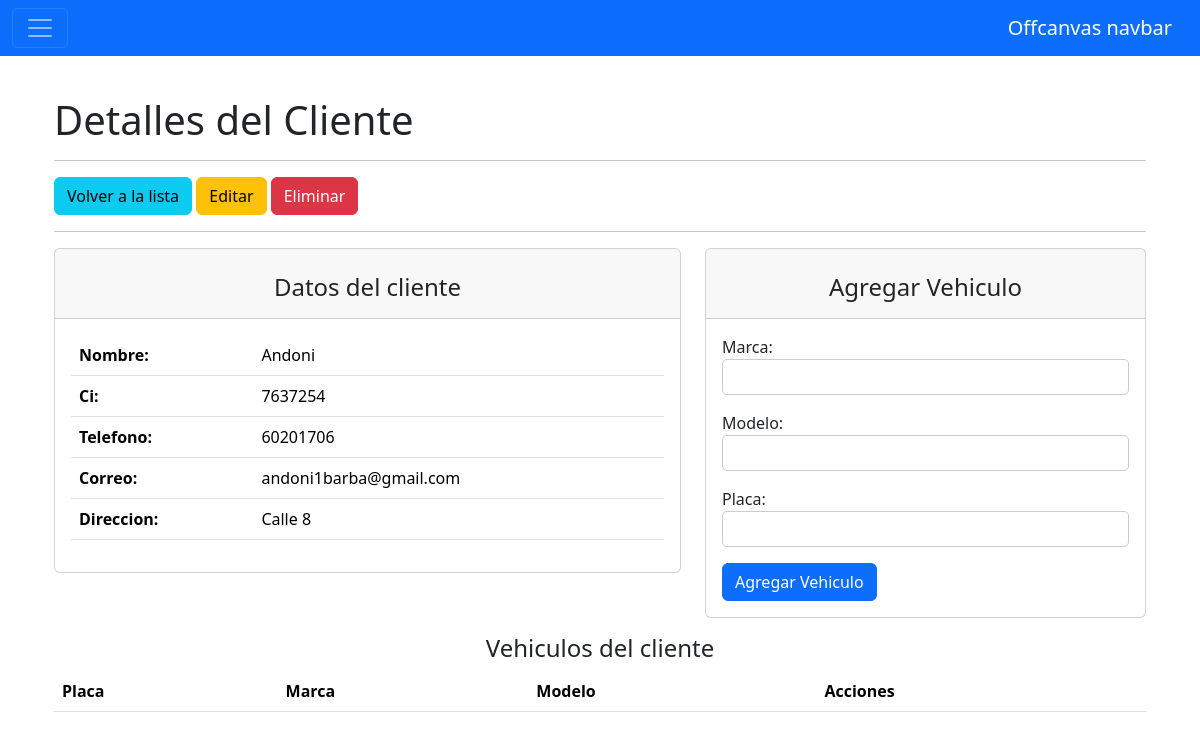
The page /administracion/clientes/1/ on the database as committed earlier.
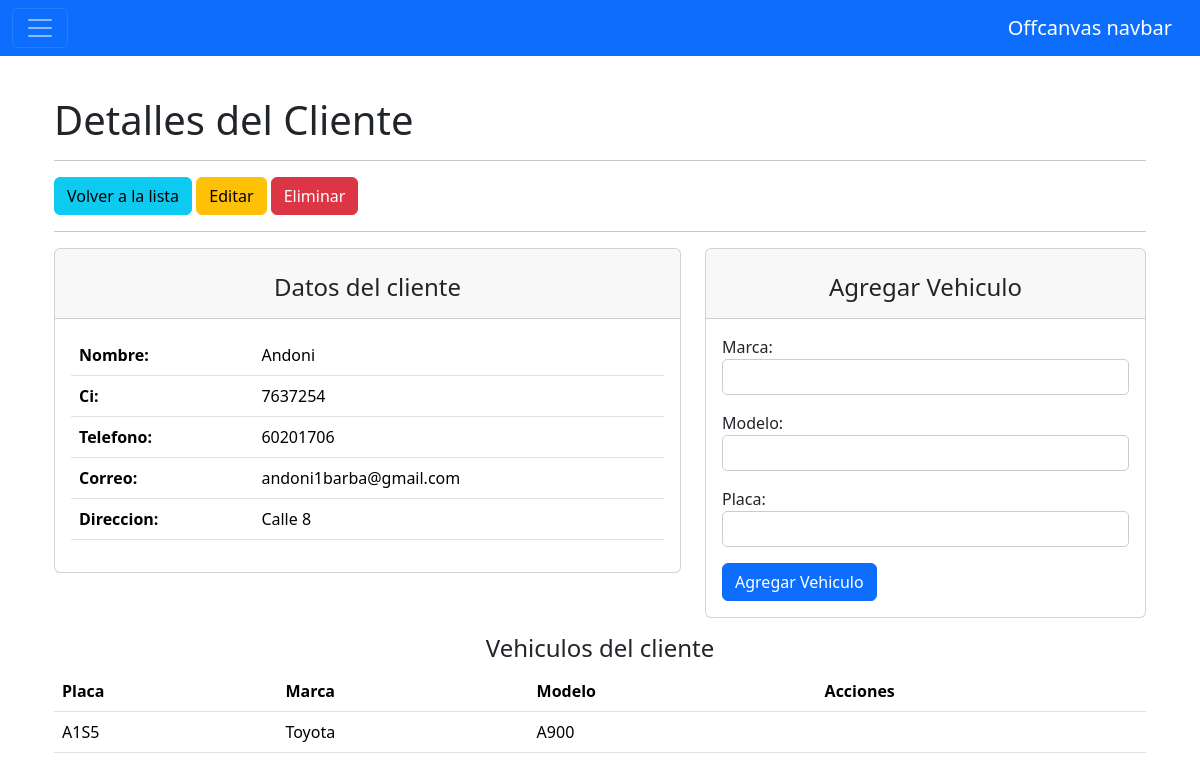
The same page on the database as committed later.
### administracion/models.py (models this page shows, shortened)
class Vehiculo(models.Model):
    cliente = models.ForeignKey(Cliente, on_delete=models.CASCADE)
    marca = models.CharField(max_length=200)
    modelo = models.CharField(max_length=200)
    placa = models.CharField(max_length=7)

### administracion/views.py (the view, shortened to what this page needs)
# urls.py: path('clientes/<int:pk>/', views.ClienteDetailView.as_view(), name='detalle_cliente'),
class ClienteDetailView(DetailView):
    model = Cliente
    template_name = 'administracion/clientes/detail.html'
    context_object_name = 'cliente'
    def get_context_data(self, **kwargs):
        context = super().get_context_data(**kwargs)
        context['vehiculo_form'] = VehiculoForm(initial={'cliente': self.object})
        return context

### administracion/forms.py
class VehiculoForm(forms.ModelForm):
    class Meta:
        model = Vehiculo
        fields = ['cliente', 'marca', 'modelo', 'placa']
        widgets = {
            'cliente': forms.HiddenInput(),
        }

### administracion/templates/administracion/clientes/detail.html (shortened to what this page needs)
{% extends "administracion/base/base.html" %}
{% block content %}
    <div class="container">
        <h1>Detalles del Cliente</h1>
        <hr>
        <a href="{% url 'administracion:clientes' %}" class="btn btn-info">Volver a la lista</a>
        <a href=" " class="btn btn-warning">Editar</a>
        <a href=" " class="btn btn-danger">Eliminar</a>
        <hr>
        <div class="row">
            <div class="col-md-7">
                <div class="card">
                    <div class="card-header">
                        <h4 class="text-center mt-3">Datos del cliente</h4>
                    </div>
                    <div class="card-body">
                        <table class="table">
                            <tbody>
                                <tr>
                                    <td><strong>Nombre:</strong></td>
                                    <td>{{ cliente.nombre }}</td>
                                </tr>
                                <tr>
                                    <td><strong>Ci:</strong></td>
                                    <td>{{ cliente.ci }}</td>
                                </tr>
                                <tr>
                                    <td><strong>Telefono:</strong></td>
                                    <td>{{ cliente.telefono }}</td>
                                </tr>
                                <tr>
                                    <td><strong>Correo:</strong></td>
                                    <td>{{ cliente.email }}</td>
                                </tr>
                                <tr>
                                    <td><strong>Direccion:</strong></td>
                                    <td>{{ cliente.direccion }}</td>
                                </tr>
                            </tbody>
                        </table>
                    </div>
                </div>
            </div>
            <div class="col">
                <div class="card">
                    <div class="card-header">
                        <h4 class="text-center mt-3">Agregar Vehiculo</h4>
                    </div>
                    <div class="card-body">
                        <form method="post">
                            {{ vehiculo_form.as_p }}
                            <input type="submit" value="Agregar Vehiculo" class="btn btn-primary">
                        </form>
                    </div>
                </div>
            </div>
        </div>
        <div class="row">
            <div class="col">
            <h4 class="text-center mt-3">Vehiculos del cliente</h4>
                <table class="table">
                    <thead>
                        <tr>
                            <th>Placa</th>
                            <th>Marca</th>
                            <th>Modelo</th>
                            <th>Acciones</th>
                        </tr>
                    </thead>
                    <tbody>
                        {% for vehiculo in cliente.vehiculo_set.all %}
                            <tr>
                                <td>{{ vehiculo.placa }}</td>
                                <td>{{ vehiculo.marca }}</td>
                                <td>{{ vehiculo.modelo }}</td>
                                <td>
                                </td>
                            </tr>
                        {% endfor %}
                    </tbody>
                </table>
            </div>
        </div>
    </div>
{% endblock content %}

Rows that differ between the two databases and show on the page:
added Vehiculo: placa "A1S5", marca "Toyota", modelo "A900"
